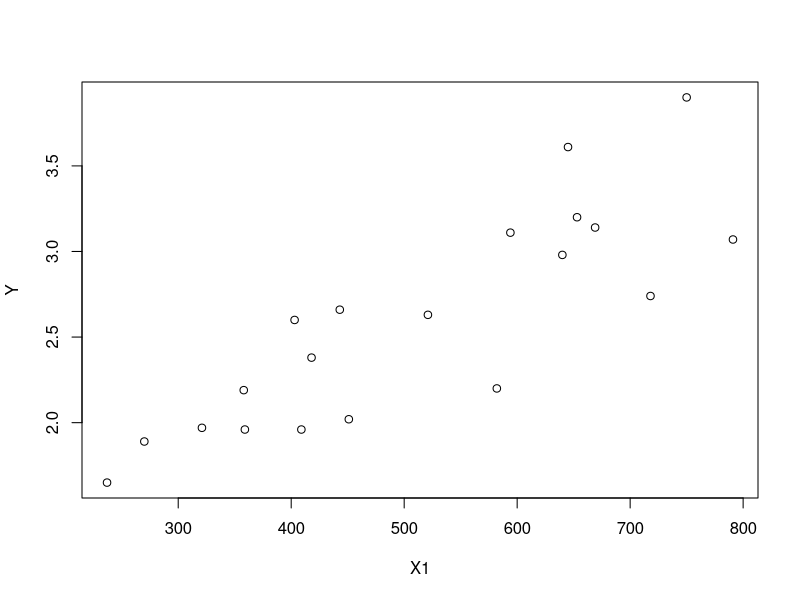
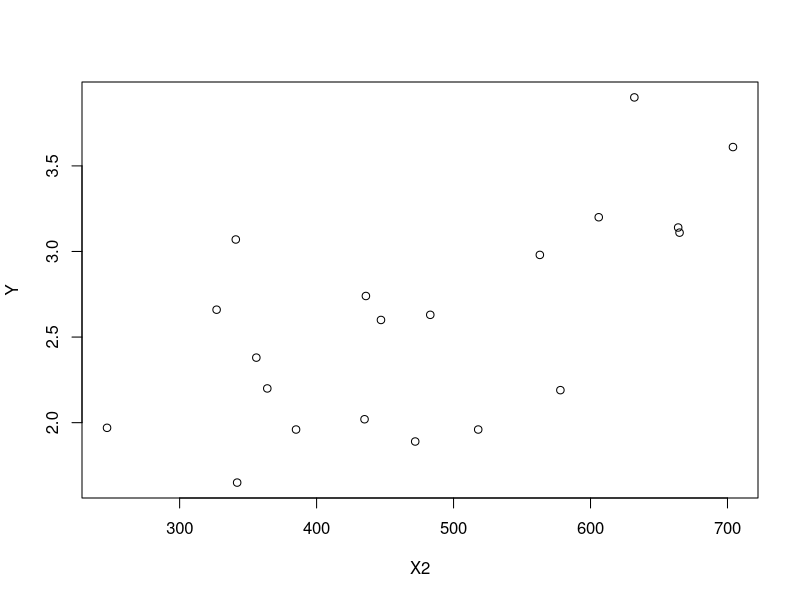
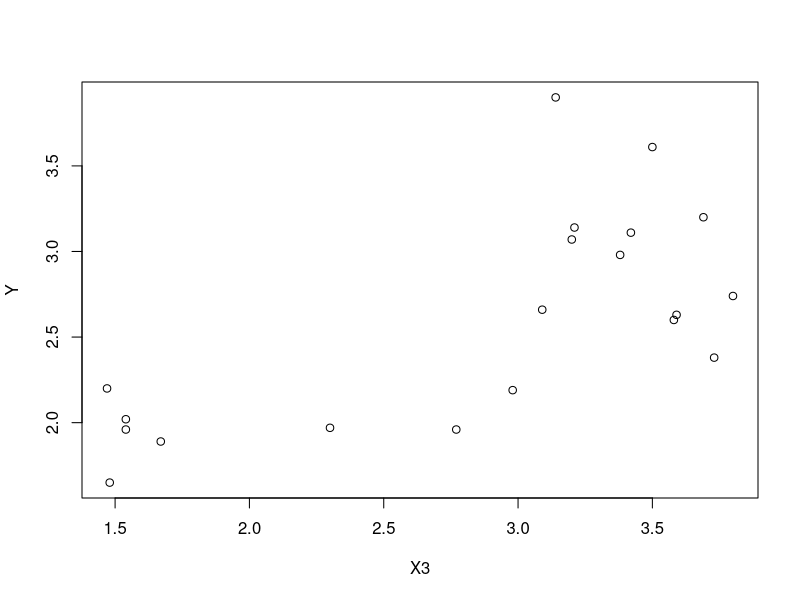
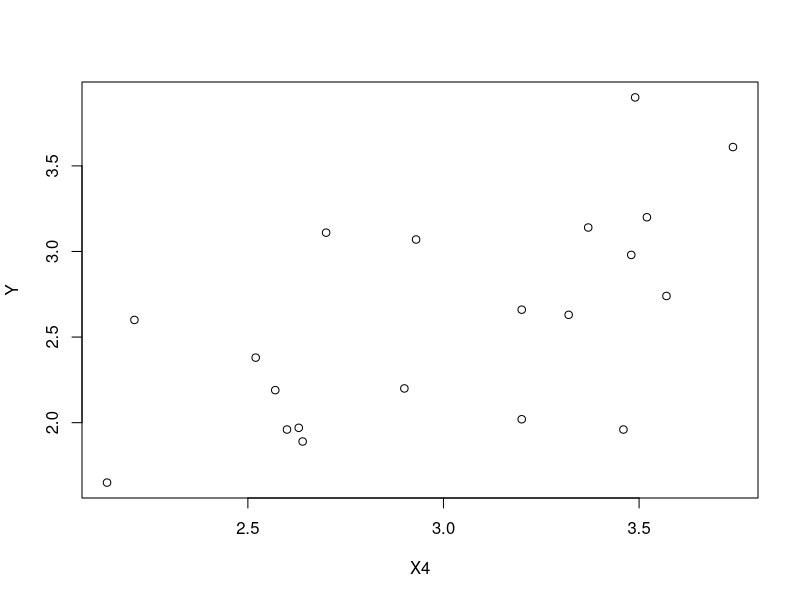
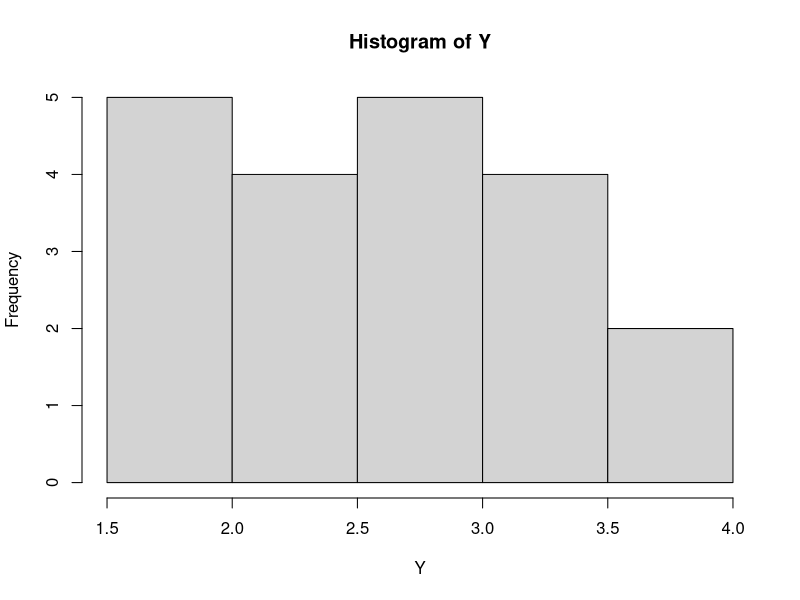
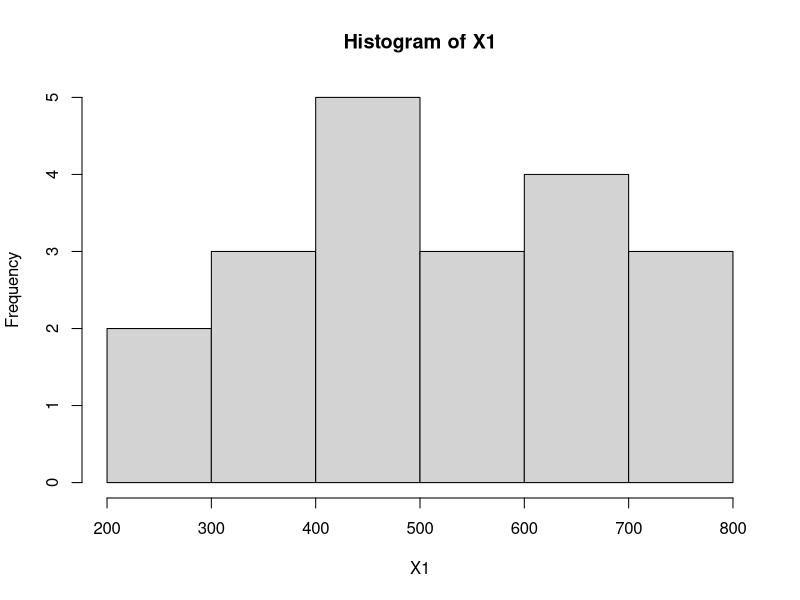
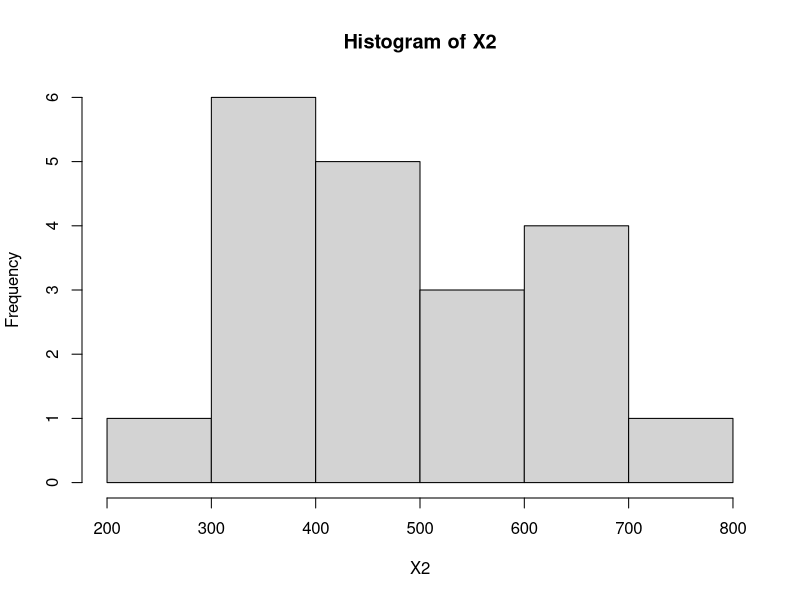
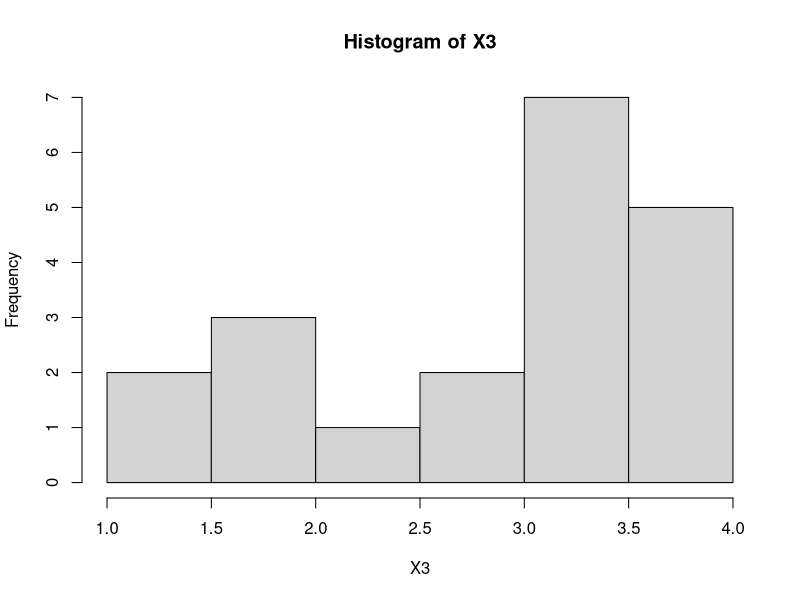

Generate these figures, in order, with R:
## ---- chunk 1
gpa <- read.csv("College GPA.csv")
gpa
## ---- chunk 2
n <- nrow(gpa)
n

Y<- c(gpa$First.Yr.GPA)
X1 <- c(gpa$Math.SAT)
X2 <- c(gpa$Verbal.SAT)
X3 <- c(gpa$HS.Math.GPA)
X4 <- c(gpa$HS.English.GPA)
Beta_hat = numeric(length = 5)
Beta_hat
## ---- chunk 3

Beta_hatm= matrix(Beta_hat,nrow=5,byrow=TRUE)
Beta_hatm


matrixY = matrix(Y, nrow = n, ncol=1)
matrixY

 X= matrix(1,nrow=n,ncol=5)
 X[,2]=X1
 X[,3]=X2
 X[,4]=X3
 X[,5]=X4
 X
## ---- chunk 4
gpa.mlr=lm(Y~X1+X2+X3+X4,data=gpa)
summary(gpa.mlr) 
    
## ---- chunk 5
df= 15
t=qt(0.975,df)

se=0.1764963
pe=0.0875637
upper=pe+se*t
upper
lower=pe-se*t
lower
## ---- chunk 6
GPA=640*0.0020102+540*0.0012522+3.8*0.1894402+3.2*0.0875637+0.1615496
GPA
## ---- chunk 7
df= 15
t=qt(0.975,df)

s=0.2685
x=matrix(c(1,640,540,3.8,3.2),byrow = TRUE)
C=solve(t(X)%*%X)
se= s*sqrt(t(x)%*%C%*%x)
upper=GPA+se*t
upper
lower=GPA-se*t
lower
## ---- chunk 8
plot(X1,Y)
plot(X2,Y)
plot(X3,Y)
plot(X4,Y)
## ---- chunk 9
hist(Y)
hist(X1)
hist(X2)
hist(X3)
hist(X4)
## ---- chunk 10
plot(gpa.mlr,which=1:2)
## ---- chunk 11
student=data.frame(X1=640,X2=540,X3=3.8,X4=3.2)
predict(gpa.mlr,student,interval="predict")
